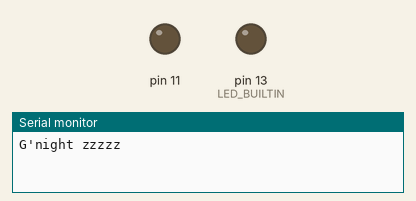
Recording of a sketch running on a simulated Arduino Uno, built with avr-gcc and run on an emulated ATmega328P. On the bench: output pins drawn as LEDs (lit = HIGH), the last lines printed to the serial monitor.

Above: at 0.05 s.
At 6.75 s:
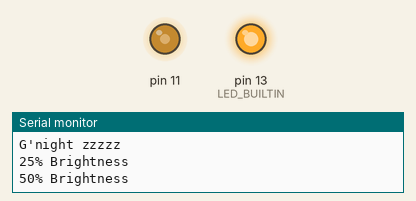
At 10.1 s:
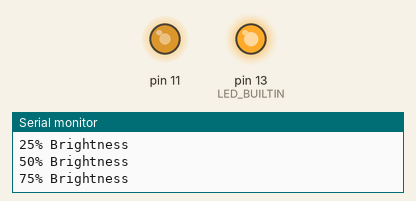
At 13.45 s:
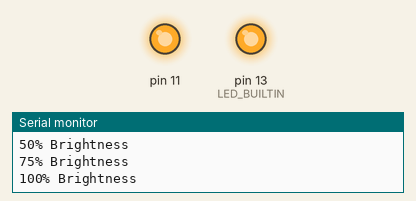
Timing chart, 0 to 17.6 s (numbered marks = the images above):
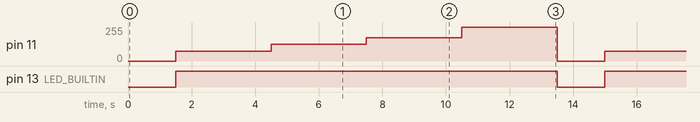

Measured:
- by itself, pin 11: repeats every 13.5 s: 125/255 3.0 s, 175/255 3.0 s, 255/255 3.0 s, 0/255 1.5 s, 75/255 3.0 s
- by itself, pin 13 (LED_BUILTIN): alternates HIGH for 12.0 s and LOW for 1.5 s

The sketch:

LEDPWM.ino
```cpp
void setup()
{
    pinMode(LED_BUILTIN, OUTPUT);
    Serial.begin (115200);
    pinMode(11, OUTPUT);
}

void loop()
{
    //Just run the LED
    //digitalWrite(LED_BUILTIN,HIGH);
    //digitalWrite(11, HIGH);
    //Serial.println("Wakey wakey eggs and bacie");
    //delay(500);

    digitalWrite(LED_BUILTIN,LOW);
    digitalWrite(11, LOW);
    Serial.println("G'night zzzzz");
    delay(1500);

    digitalWrite(LED_BUILTIN,HIGH);
    analogWrite(11, 75); //Approx 25% duty cycle PWM
    Serial.println("25% Brightness");
    delay(3000);
    analogWrite(11, 125); //Approx 50% duty cycle PWM
    Serial.println("50% Brightness");
    delay(3000);
    analogWrite(11, 175); //Approx 75% duty cycle PWM
    Serial.println("75% Brightness");
    delay(3000);
    analogWrite(11, 255); //100% duty cycle PWM
    Serial.println("100% Brightness");
    delay(3000);

}

//{
//  digitalWrite(11, HIGH);
//  delayMicroseconds(100); // Approximately 10% duty cycle @ 1KHz
//  digitalWrite(11, LOW);
//  delayMicroseconds(1000 - 100);
//}
```
